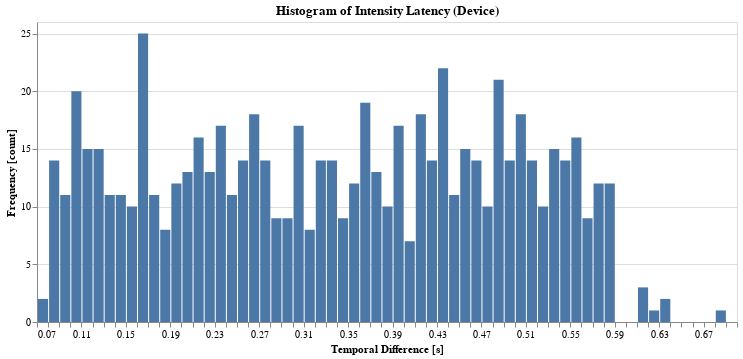

The cell this chart's notebook holds for it:
### Code cell
%config IPCompleter.greedy=True
import pandas as pd
import altair as alt

intensity_delays = pd.read_csv('intensity_device_delays.csv')

alt.Chart(intensity_delays).mark_bar(
                                                 ).transform_calculate(
    x='datum.LightChanged - datum.ValueChanged'
).encode(
    alt.X('x:Q', bin=alt.Bin(step=0.01), title='Temporal Difference [s]'),
    alt.Y('count()', title='Frequency [count]'),
).properties(
    width=700,
    title='Histogram of Intensity Latency (Device)'
)

### Figure 1 — Vega-Lite specification as saved in the notebook (floating-point values rounded to 4 significant figures; data arrays with more than 128 entries replaced by an {"elided": "..."} marker saying what was removed)
{"$schema": "https://vega.github.io/schema/vega-lite/v3.4.0.json", "config": {"mark": {"tooltip": null}, "view": {"height": 300, "width": 400}}, "data": {"name": "data-94b748198db6f394b5afbe8e49ed85cb"}, "datasets": {"data-94b748198db6f394b5afbe8e49ed85cb": {"elided": "705 records"}}, "encoding": {"x": {"bin": {"step": 0.01}, "field": "x", "title": "Temporal Difference [s]", "type": "quantitative"}, "y": {"aggregate": "count", "title": "Frequency [count]", "type": "quantitative"}}, "mark": "bar", "title": "Histogram of Intensity Latency (Device)", "transform": [{"as": "x", "calculate": "datum.LightChanged - datum.ValueChanged"}], "width": 700}
